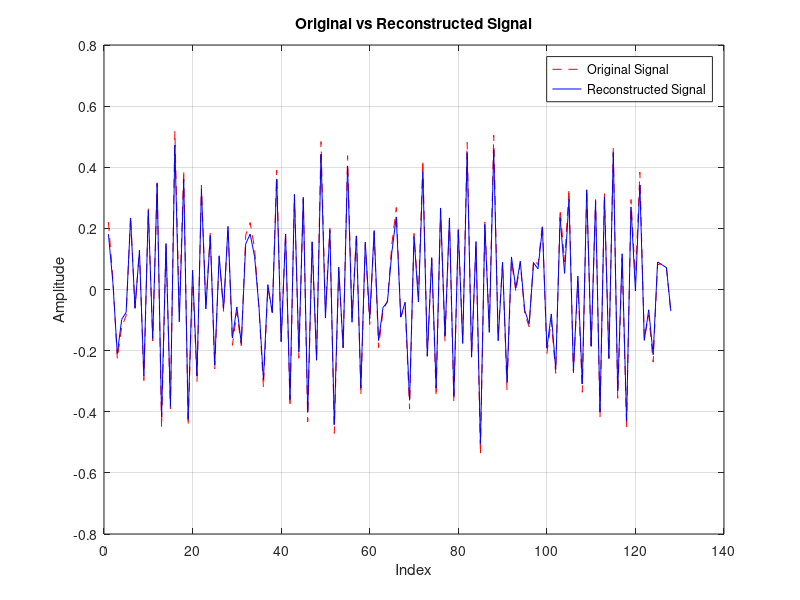
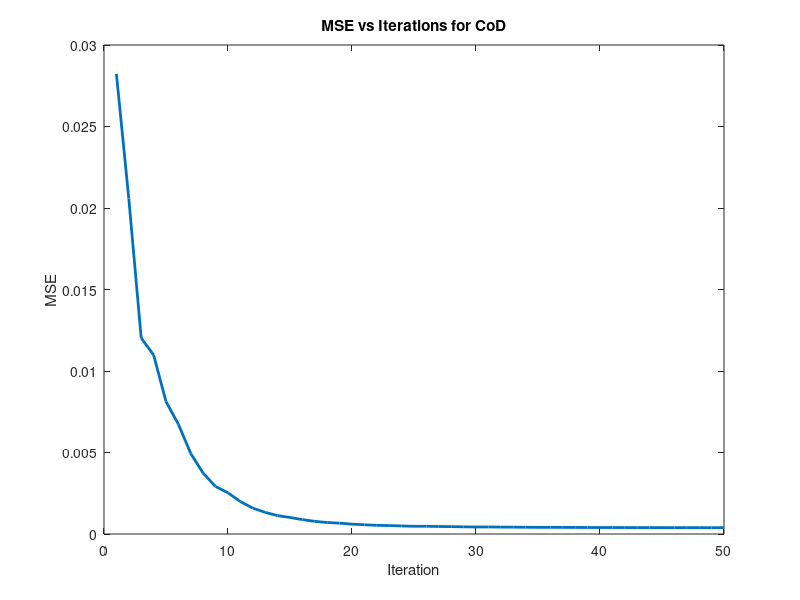

These figures' MATLAB source, in order:
clc; clear; close all;

n = 128;          
m = 60;           
K = 5;            
alpha = 0.05;      
i = 50;      

z_true = zeros(n,1);
idx = randperm(n, K);
z_true(idx) = randn(K,1);

Psi = idct(eye(n));         
x = Psi * z_true;   % real signal

% Gaussian noise
snr = 10; 
s_p = norm(x)^2 / m;
n_p = s_p / (10^(snr/10));
noise = sqrt(n_p) * randn(m, 1);

Phi = randn(m,n);
Phi = Phi ./ vecnorm(Phi')'; 
y = Phi * x;  
%y = Phi * x + noise;

theta = Phi * Psi;            

% Coordinate Descent Algorithm
z = zeros(n,1);
B = theta' * y;
S = eye(n) - theta' * theta;

mse_history = zeros(i,1); % Preallocate MSE array

for t = 1:i
    z_bar = sign(B) .* max(abs(B) - alpha, 0); 
    [~, k] = max(abs(z - z_bar));              

    delta = z_bar(k) - z(k);
    B = B + S(:,k) * delta;
    z(k) = z_bar(k);

    x_rec_iter = Psi * z; % Reconstruct at this iteration
    mse_history(t) = mean((x - x_rec_iter).^2); % Compute MSE
end

x_rec = Psi * z;    % recovered signal

figure;
plot(x, 'r--'); hold on;
plot(x_rec, 'b-');
legend('Original Signal', 'Reconstructed Signal');
title('Original vs Reconstructed Signal');
xlabel('Index');
ylabel('Amplitude');
grid on;

% Plot MSE vs Iterations
figure;
plot(1:i, mse_history, 'LineWidth', 2);
xlabel('Iteration');
ylabel('MSE');
title('MSE vs Iterations for CoD');


